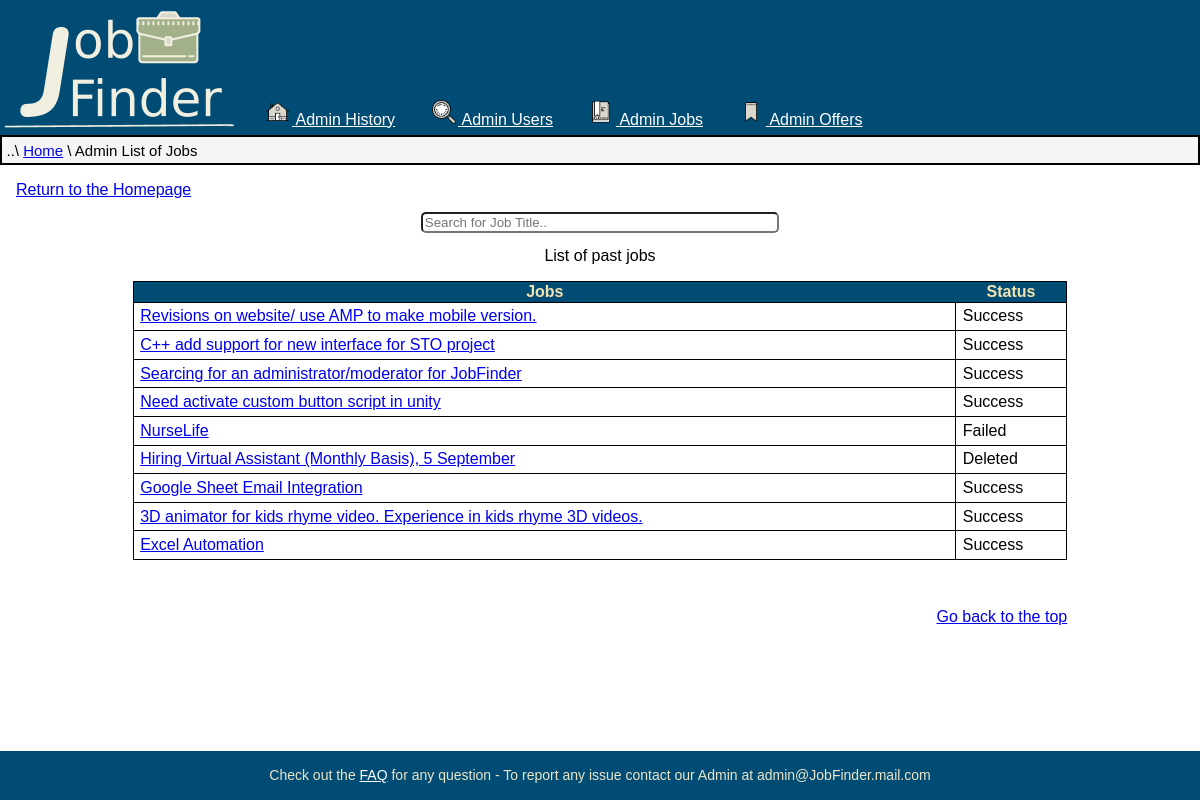
Before: /PHP/AdminJobs.php (signed in) with the older database file.
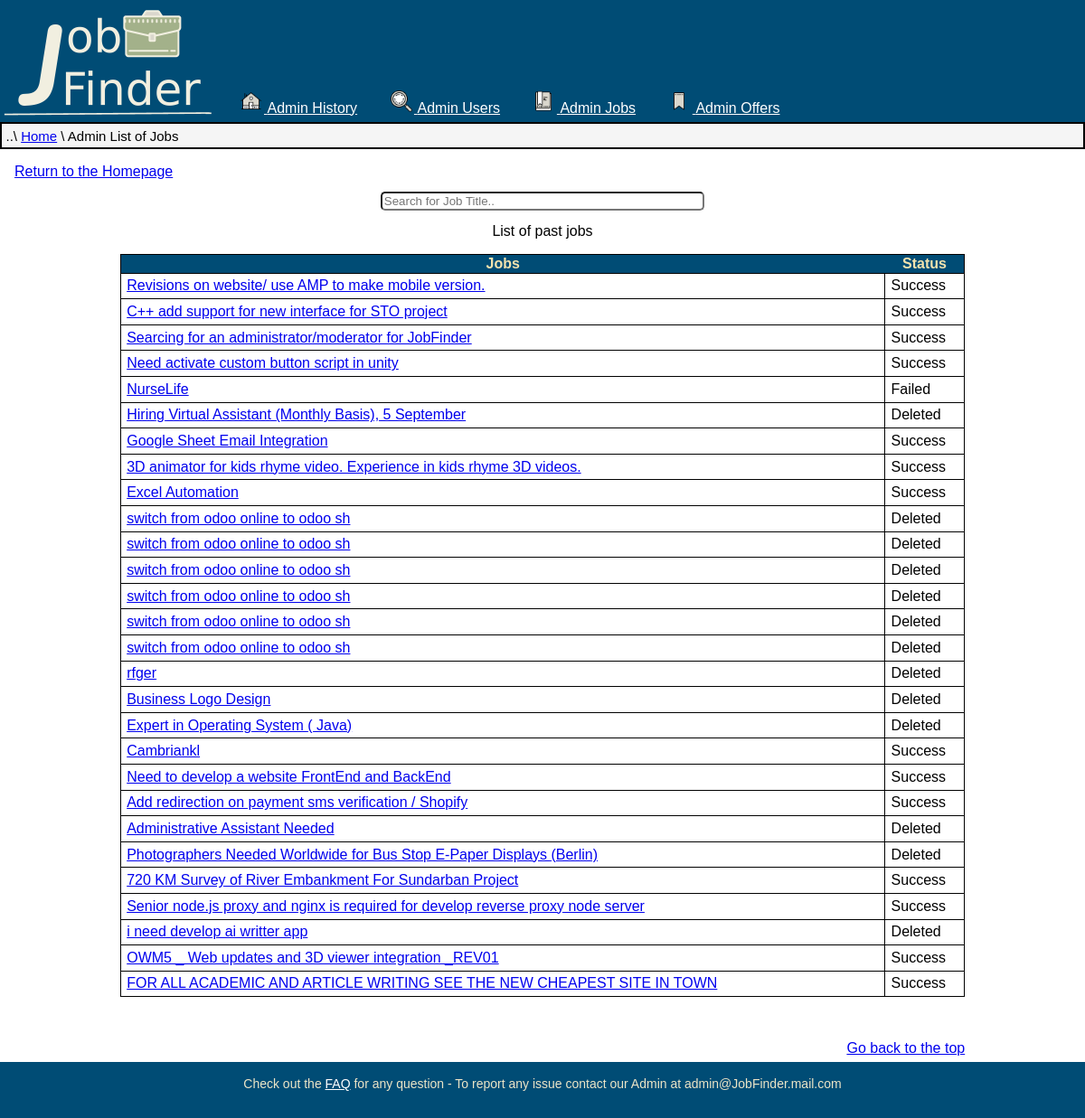
After: the same page with the newer database file.
### tables this page shows
CREATE TABLE `past_jobs` (
  `Code_job` int(10) UNSIGNED NOT NULL,
  `Code_user` int(10) UNSIGNED DEFAULT NULL,
  `Code_winner` int(10) UNSIGNED DEFAULT NULL,
  `Status` enum('Deleted','Success','Failed') NOT NULL,
  `Date` datetime NOT NULL,
  `Title` varchar(128) NOT NULL,
  `Description` varchar(4096) NOT NULL,
  `Tipology` enum('Fulltime','Onetime','Urgent','Recruiter') DEFAULT NULL,
  `Payment` tinyint(1) NOT NULL,
  `P_min` int(6) NOT NULL,
  `P_max` int(6) NOT NULL,
  `Expiring` datetime NOT NULL
);

### PHP/DBAccess.php (called while the page is built, shortened)
<?php
class DBAccess {
	private $connection;
	public function openDBConnection(){
		$this->connection = mysqli_connect(DBAccess::HOST_DB, DBAccess::USERNAME, DBAccess::PASSWORD, DBAccess::DBNAME);
		if(!$this->connection){
			echo("connessione al DB fallita: ".mysqli_connect_errno());
			return false;
		}
		else
			return true;
	}
  public function getPastJobs() {
    $queryResult  = mysqli_query($this->connection, 'SELECT Title, Code_job, Status FROM past_jobs;');
		if(mysqli_num_rows($queryResult) == 0)
			return null;
		else {
			$result=array();
			while($row=mysqli_fetch_assoc($queryResult))
			array_push($result, $row);
			return $result;
    }
  }
}
?>

### PHP/AdminJobs.php (the view, shortened to what this page needs)
<?php
require_once 'DBAccess.php';
if(isset($_SESSION['Admin'])) {
  $DBAccess = new DBAccess();
  $url = '..'. DIRECTORY_SEPARATOR .'HTML'. DIRECTORY_SEPARATOR .'Admin.html';
  $pagina = file_get_contents($url);
	$listaJobs = $DBAccess->getPastJobs();
  $urltabella = '..'. DIRECTORY_SEPARATOR .'HTML'. DIRECTORY_SEPARATOR .'Elements'. DIRECTORY_SEPARATOR .'TableAdminJob.html';
  $tabella = file_get_contents($urltabella);
  $contenuto ='';
  if(isset($listaJobs)){
    foreach($listaJobs as $U)
    {
      $contenuto .= '<tr><td><a href="ViewJob.php?Code_job='.trim($U["Code_job"]).'">'.trim($U["Title"]).'</a></td>
      <td>'.trim($U["Status"]).'</td></tr>';
    }
  }
  $tabella = str_replace('{{value}}',$contenuto,$tabella);
  $tabella = str_replace('{{elem}}','past jobs',$tabella);
  $pagina = str_replace('{{Page}}','List of Jobs',$pagina);
  $pagina = str_replace('{{element}}','Job Title',$pagina);
  $pagina = str_replace('<admin>',$tabella,$pagina);
  echo $pagina;
}
else
	header("Location:Welcome.php");
?>

Changed rows visible on the page:
added past_jobs: Title "switch from odoo online to odoo sh", Status "Deleted"
added past_jobs: Title "switch from odoo online to odoo sh", Status "Deleted"
added past_jobs: Title "switch from odoo online to odoo sh", Status "Deleted"
added past_jobs: Title "switch from odoo online to odoo sh", Status "Deleted"
added past_jobs: Title "switch from odoo online to odoo sh", Status "Deleted"
added past_jobs: Title "switch from odoo online to odoo sh", Status "Deleted"
added past_jobs: Title "rfger", Status "Deleted"
added past_jobs: Title "Business Logo Design", Status "Deleted"
added past_jobs: Title "Expert in Operating System ( Java)", Status "Deleted"
added past_jobs: Title "Cambriankl", Status "Success"
added past_jobs: Title "Need to develop a website FrontEnd and BackEnd", Status "Success"
added past_jobs: Title "Add redirection on payment sms verification / Shopify", Status "Success"
added past_jobs: Title "Administrative Assistant Needed", Status "Deleted"
added past_jobs: Title "Photographers Needed Worldwide for Bus Stop E-Paper Displays (Berlin)", Status "Deleted"
added past_jobs: Title "720 KM Survey of River Embankment For Sundarban Project", Status "Success"
added past_jobs: Title "Senior node.js proxy and nginx is required for develop reverse proxy node server", Status "Success"
added past_jobs: Title "i need develop ai writter app", Status "Deleted"
added past_jobs: Title "OWM5 _ Web updates and 3D viewer integration _REV01", Status "Success"
added past_jobs: Title "FOR ALL ACADEMIC AND ARTICLE WRITING SEE THE NEW CHEAPEST SITE IN TOWN", Status "Success"
